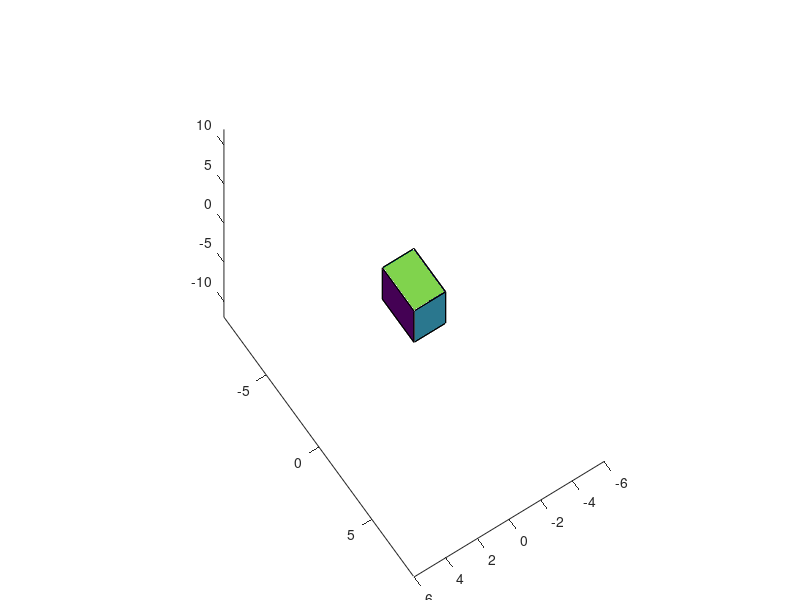

Write MATLAB code to recreate this figure. (Note: this script raises an error after producing the figure.)

l_x=2; l_y=3; l_z=4;
g=[-1 -1;-1 1;1 1;1 -1]'
f(:,:,1)=.5*[l_x*[1 1 1 1];[l_y 0; 0 l_z]*g]
f(:,:,2)=.5*[-l_x*[1 1 1 1];[l_y 0; 0 l_z]*g]

temp=[l_x 0; 0 l_z]*g
f(:,:,3)=.5*[temp(1,:);l_y*[1 1 1 1];temp(2,:)]
f(:,:,4)=.5*[temp(1,:);-l_y*[1 1 1 1];temp(2,:)]

f(:,:,5)=.5*[[l_x 0; 0 l_y]*g;l_z*[1 1 1 1]]
f(:,:,6)=.5*[[l_x 0; 0 l_y]*g;-l_z*[1 1 1 1]]

close all
figure
axis(3*[l_x*[-1 1] l_y*[-1 1] l_z*[-1 1]])
axis equal
set(gca,'CameraPosition',[l_x l_y 2*l_z])
set(gca,'CameraViewAngle',110)
set(gca,'CameraPosition',[l_x l_y 2*l_z])
hold on
x=[f(1,:,1);f(1,:,2);f(1,:,3);f(1,:,4);f(1,:,5);f(1,:,6)]'
y=[f(2,:,1);f(2,:,2);f(2,:,3);f(2,:,4);f(2,:,5);f(2,:,6)]'
z=[f(3,:,1);f(3,:,2);f(3,:,3);f(3,:,4);f(3,:,5);f(3,:,6)]'
c=(linspace(0,1,6)'*[1 1 1 1])'
hc=fill3(x,y,z,c)
omega=[.1 .2 .3]
R=eye(3);

for t=1:100
    R=R+double(skew_sym(omega*t/100))*R/100
    for ii=1:6
        f(:,:,ii)=R*f(:,:,ii)
        set(hc(ii),'vertices',f(:,:,ii)')
    end
    drawnow
end


